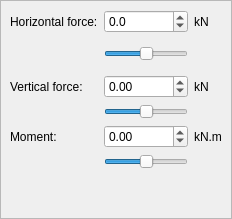
            <widget class="QWidget" name="page_forceControl">
             <layout class="QGridLayout" name="gridLayout_16">
              <property name="leftMargin">
               <number>0</number>
              </property>
              <property name="topMargin">
               <number>0</number>
              </property>
              <property name="rightMargin">
               <number>0</number>
              </property>
              <property name="bottomMargin">
               <number>0</number>
              </property>
              <item row="0" column="0">
               <widget class="QFrame" name="loadProperties">
                <property name="minimumSize">
                 <size>
                  <width>0</width>
                  <height>0</height>
                 </size>
                </property>
                <property name="frameShape">
                 <enum>QFrame::StyledPanel</enum>
                </property>
                <property name="frameShadow">
                 <enum>QFrame::Raised</enum>
                </property>
                <layout class="QGridLayout" name="gridLayout_14">
                 <item row="4" column="0">
                  <widget class="QLabel" name="forcelabelVert">
                   <property name="text">
                    <string>Vertical force:</string>
                   </property>
                  </widget>
                 </item>
                 <item row="8" column="1">
                  <spacer name="verticalSpacer_2">
                   <property name="orientation">
                    <enum>Qt::Vertical</enum>
                   </property>
                   <property name="sizeHint" stdset="0">
                    <size>
                     <width>20</width>
                     <height>40</height>
                    </size>
                   </property>
                  </spacer>
                 </item>
                 <item row="4" column="2">
                  <widget class="QLabel" name="label_21">
                   <property name="text">
                    <string>kN</string>
                   </property>
                  </widget>
                 </item>
                 <item row="3" column="1">
                  <widget class="QSlider" name="horizontalForceSlider">
                   <property name="sizePolicy">
                    <sizepolicy hsizetype="Expanding" vsizetype="Preferred">
                     <horstretch>0</horstretch>
                     <verstretch>0</verstretch>
                    </sizepolicy>
                   </property>
                   <property name="minimumSize">
                    <size>
                     <width>0</width>
                     <height>30</height>
                    </size>
                   </property>
                   <property name="minimum">
                    <number>-100</number>
                   </property>
                   <property name="maximum">
                    <number>100</number>
                   </property>
                   <property name="orientation">
                    <enum>Qt::Horizontal</enum>
                   </property>
                   <property name="tickPosition">
                    <enum>QSlider::NoTicks</enum>
                   </property>
                  </widget>
                 </item>
                 <item row="2" column="2">
                  <widget class="QLabel" name="label_8">
                   <property name="text">
                    <string>kN </string>
                   </property>
                  </widget>
                 </item>
                 <item row="5" column="1">
                  <widget class="QSlider" name="verticalForceSlider">
                   <property name="minimum">
                    <number>-100</number>
                   </property>
                   <property name="maximum">
                    <number>100</number>
                   </property>
                   <property name="orientation">
                    <enum>Qt::Horizontal</enum>
                   </property>
                  </widget>
                 </item>
                 <item row="2" column="0">
                  <widget class="QLabel" name="forceLabelHoriz">
                   <property name="text">
                    <string>Horizontal force:</string>
                   </property>
                  </widget>
                 </item>
                 <item row="4" column="1">
                  <widget class="QDoubleSpinBox" name="appliedVerticalForce">
                   <property name="sizePolicy">
                    <sizepolicy hsizetype="Expanding" vsizetype="Preferred">
                     <horstretch>0</horstretch>
                     <verstretch>0</verstretch>
                    </sizepolicy>
                   </property>
                   <property name="minimum">
                    <double>-10000.000000000000000</double>
                   </property>
                   <property name="maximum">
                    <double>100000.000000000000000</double>
                   </property>
                   <property name="singleStep">
                    <double>100.000000000000000</double>
                   </property>
                  </widget>
                 </item>
                 <item row="6" column="2">
                  <widget class="QLabel" name="label_23">
                   <property name="text">
                    <string>kN.m</string>
                   </property>
                  </widget>
                 </item>
                 <item row="6" column="1">
                  <widget class="QDoubleSpinBox" name="appliedMoment">
                   <property name="sizePolicy">
                    <sizepolicy hsizetype="Expanding" vsizetype="Preferred">
                     <horstretch>0</horstretch>
                     <verstretch>0</verstretch>
                    </sizepolicy>
                   </property>
                   <property name="minimum">
                    <double>-5000.000000000000000</double>
                   </property>
                   <property name="maximum">
                    <double>5000.000000000000000</double>
                   </property>
                   <property name="singleStep">
                    <double>50.000000000000000</double>
                   </property>
                  </widget>
                 </item>
                 <item row="6" column="0">
                  <widget class="QLabel" name="forceLabelMoment">
                   <property name="text">
                    <string>Moment:</string>
                   </property>
                  </widget>
                 </item>
                 <item row="2" column="1">
                  <widget class="QDoubleSpinBox" name="appliedHorizontalForce">
                   <property name="sizePolicy">
                    <sizepolicy hsizetype="Expanding" vsizetype="Preferred">
                     <horstretch>2</horstretch>
                     <verstretch>0</verstretch>
                    </sizepolicy>
                   </property>
                   <property name="decimals">
                    <number>1</number>
                   </property>
                   <property name="minimum">
                    <double>-10000.000000000000000</double>
                   </property>
                   <property name="maximum">
                    <double>10000.000000000000000</double>
                   </property>
                   <property name="singleStep">
                    <double>100.000000000000000</double>
                   </property>
                   <property name="value">
                    <double>0.000000000000000</double>
                   </property>
                  </widget>
                 </item>
                 <item row="7" column="1">
                  <widget class="QSlider" name="momentSlider">
                   <property name="minimum">
                    <number>-100</number>
                   </property>
                   <property name="maximum">
                    <number>100</number>
                   </property>
                   <property name="orientation">
                    <enum>Qt::Horizontal</enum>
                   </property>
                  </widget>
                 </item>
                </layout>
               </widget>
              </item>
             </layout>
            </widget>
